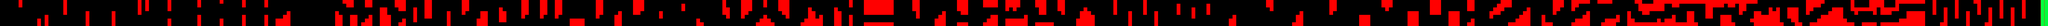

The image is a tile-based game level rendered from a .tmx file. Its description and source (layers, tilesets, objects; grid data summarised) follow:
An orthogonal 550x7 tile map with 64x64 px tiles, 2 tile layers (obstacle, meta), 2 tilesets and 1 object (player_point).

<map version="1.0" orientation="orthogonal" width="550" height="7" tilewidth="64" tileheight="64">
 <tileset firstgid="1" name="meta_tiles" tilewidth="64" tileheight="64" spacing="1" margin="1">
  <image source="meta_tiles.png" width="280" height="70" />
  <tile id="0">
   <properties>
    <property name="obstacle_tile" value="true" />
   </properties>
  </tile>
  <tile id="1">
   <properties>
    <property name="destination_tile" value="true" />
   </properties>
  </tile>
 </tileset>
 <tileset firstgid="5" name="obstacle_tile" tilewidth="64" tileheight="64" spacing="1" margin="1">
  <image source="obstacle_tile.png" width="66" height="66" />
 </tileset>
 <layer name="obstacle" width="550" height="7">
  <data>[3850 cells, 947 non-empty, 1 distinct tile ids]</data>
 </layer>
 <objectgroup name="object" width="550" height="7">
  <object name="player_point" x="57" y="185" width="78" height="78" />
 </objectgroup>
 <layer name="meta" width="550" height="7">
  <data>[3850 cells, 961 non-empty, 2 distinct tile ids]</data>
 </layer>
</map>
